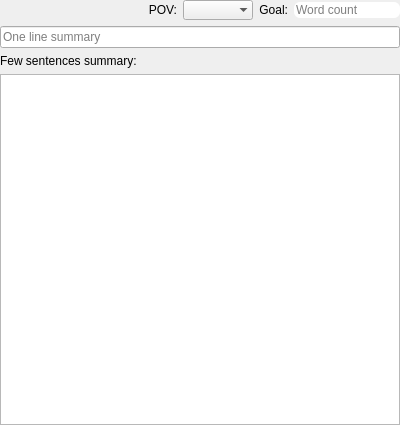
<?xml version="1.0" encoding="UTF-8"?>
<ui version="4.0">
 <class>basicItemView</class>
 <widget class="QWidget" name="basicItemView">
  <property name="geometry">
   <rect>
    <x>0</x>
    <y>0</y>
    <width>400</width>
    <height>425</height>
   </rect>
  </property>
  <property name="windowTitle">
   <string>Form</string>
  </property>
  <layout class="QVBoxLayout" name="verticalLayout">
   <property name="margin">
    <number>0</number>
   </property>
   <item>
    <layout class="QHBoxLayout" name="horizontalLayout_11">
     <item>
      <spacer name="horizontalSpacer_8">
       <property name="orientation">
        <enum>Qt::Horizontal</enum>
       </property>
       <property name="sizeHint" stdset="0">
        <size>
         <width>40</width>
         <height>20</height>
        </size>
       </property>
      </spacer>
     </item>
     <item>
      <widget class="QLabel" name="lblPlanPOV">
       <property name="text">
        <string>POV:</string>
       </property>
       <property name="alignment">
        <set>Qt::AlignRight|Qt::AlignTrailing|Qt::AlignVCenter</set>
       </property>
      </widget>
     </item>
     <item>
      <widget class="cmbOutlineCharacterChoser" name="cmbPOV">
       <property name="frame">
        <bool>false</bool>
       </property>
      </widget>
     </item>
     <item>
      <widget class="QLabel" name="lblGoal">
       <property name="text">
        <string>Goal:</string>
       </property>
       <property name="alignment">
        <set>Qt::AlignRight|Qt::AlignTrailing|Qt::AlignVCenter</set>
       </property>
      </widget>
     </item>
     <item>
      <widget class="lineEditView" name="txtGoal">
       <property name="sizePolicy">
        <sizepolicy hsizetype="Fixed" vsizetype="Fixed">
         <horstretch>0</horstretch>
         <verstretch>0</verstretch>
        </sizepolicy>
       </property>
       <property name="autoFillBackground">
        <bool>false</bool>
       </property>
       <property name="styleSheet">
        <string notr="true">border-radius: 6px;</string>
       </property>
       <property name="frame">
        <bool>false</bool>
       </property>
       <property name="placeholderText">
        <string>Word count</string>
       </property>
      </widget>
     </item>
    </layout>
   </item>
   <item>
    <widget class="lineEditView" name="txtSummarySentence">
     <property name="text">
      <string/>
     </property>
     <property name="placeholderText">
      <string>One line summary</string>
     </property>
    </widget>
   </item>
   <item>
    <widget class="QLabel" name="label_9">
     <property name="text">
      <string>Few sentences summary:</string>
     </property>
    </widget>
   </item>
   <item>
    <widget class="MDEditCompleter" name="txtSummaryFull"/>
   </item>
  </layout>
 </widget>
 <customwidgets>
  <customwidget>
   <class>MDEditCompleter</class>
   <extends>QTextEdit</extends>
   <header>moduskript.ui.views.MDEditCompleter.h</header>
  </customwidget>
  <customwidget>
   <class>cmbOutlineCharacterChoser</class>
   <extends>QComboBox</extends>
   <header>moduskript.ui.views.cmbOutlineCharacterChoser.h</header>
  </customwidget>
  <customwidget>
   <class>lineEditView</class>
   <extends>QLineEdit</extends>
   <header>moduskript.ui.views.lineEditView.h</header>
  </customwidget>
 </customwidgets>
 <resources/>
 <connections/>
</ui>
